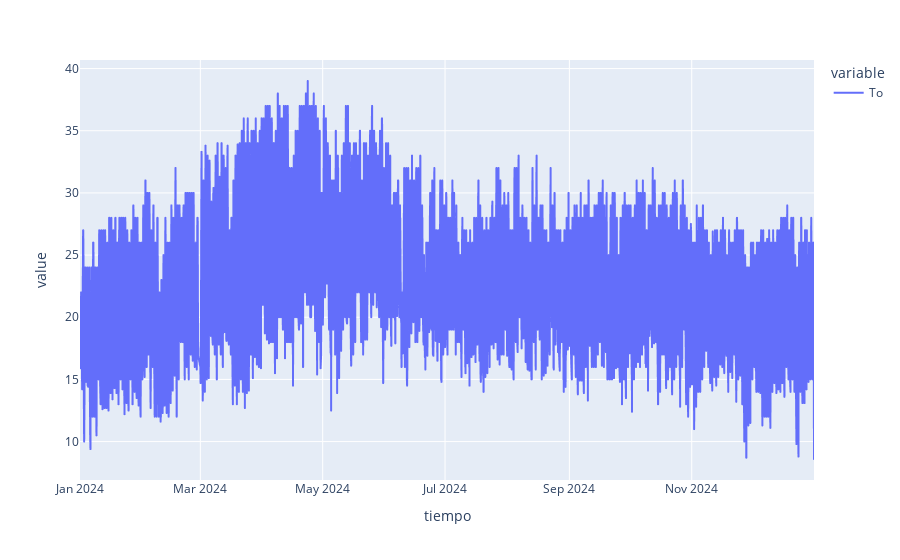

This figure's notebook cell:
### Code cell
df = epw.reset_index()
fig = px.line(df,x="tiempo",y=["To"])
fig.show()

### Figure 1 — Plotly figure (JSON) as saved in the notebook; plotly's stock layout.template omitted (floating-point values rounded to 4 significant figures; data arrays with more than 128 entries replaced by an {"elided": "..."} marker saying what was removed)
{"data": [{"hovertemplate": "variable=To<br>tiempo=%{x}<br>value=%{y}<extra></extra>", "legendgroup": "To", "line": {"color": "#636efa", "dash": "solid"}, "marker": {"symbol": "circle"}, "mode": "lines", "name": "To", "showlegend": true, "type": "scattergl", "x": {"elided": "8760 str values"}, "xaxis": "x", "y": {"elided": "8760 float values"}, "yaxis": "y"}], "layout": {"legend": {"title": {"text": "variable"}, "tracegroupgap": 0}, "margin": {"t": 60}, "xaxis": {"anchor": "y", "domain": [0, 1], "title": {"text": "tiempo"}}, "yaxis": {"anchor": "x", "domain": [0, 1], "title": {"text": "value"}}}}
